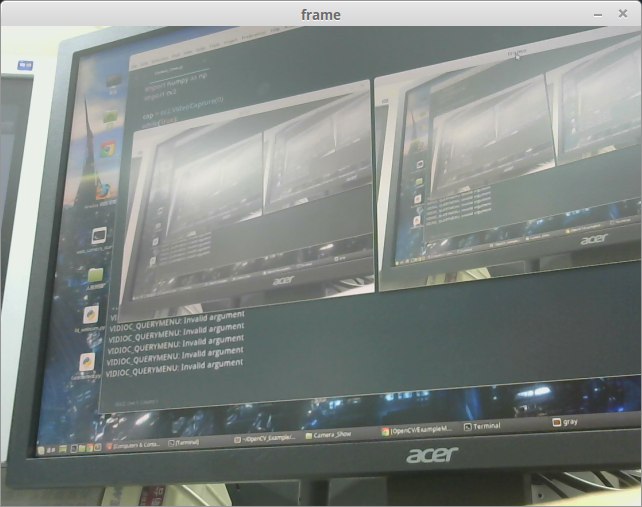
#> input picture ExampleMD/Camera_Show/Camera_Show.png, 642 x 507 px, given in place of the camera
$ python picture_focus.py   (Python 2 division)
#> lines starting #> are read from the running program, lines starting #| are printed output that depends on the picture; after the words box and inside, x2 and y2 are one past the last pixel; in counts of white or black regions, pixels touching at a corner belong together
#> further down, frame is the input picture: shape (507, 642, 3); mean B, G, R 131.3, 134.7, 128.3
import cv2
import numpy as np
def  track(frame):
    # Convert BGR to HSV
    hsv = cv2.cvtColor(frame, cv2.COLOR_BGR2HSV)
#> hsv: shape (507, 642, 3); mean H, S, V 59.8, 22, 136
    cv2.imshow('hsv',hsv)
    # define range of blue color in HSV
    lower_blue = np.array([105,50,50])
    upper_blue = np.array([117,200,200])
    # Threshold the HSV image to get only blue colors
    mask = cv2.inRange(hsv, lower_blue, upper_blue)
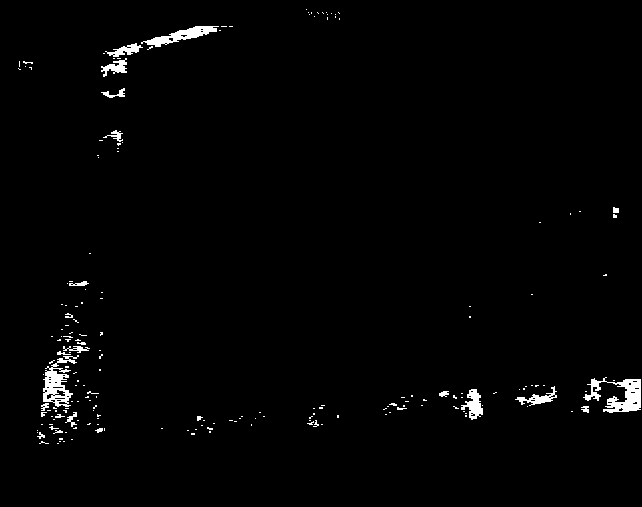
#> mask: shape (507, 642); 1.5% white; 192 white regions (168 under 20 px), largest, box (x1, y1, x2, y2) and area: (583, 377, 641, 413) 940, (43, 355, 79, 407) 790, (141, 26, 219, 47) 595
    moments = cv2.moments(mask)
#> moments = moments, m00 1226040, centre m10/m00, m01/m00 = (281.7, 296)
    m00 = moments['m00']
#> m00 = 1226040
    centroid_x, centroid_y = None, None
    if m00 != 0:
        centroid_x = int(moments['m10']/m00)#Take X coordinate
#> centroid_x = 281
        centroid_y = int(moments['m01']/m00)#Take Y coordinate
#> centroid_y = 296
    # print 'x=',centroid_x,
    # print 'y=',centroid_y

    if centroid_x != None and centroid_y !=None:
        ctr = (centroid_x, centroid_y)
#> ctr = (281, 296)
        print ctr
#| (281, 296)
        # Put black circle in at centroid in image
        cv2.circle(frame, ctr, 15, (0,0,255))
#> frame: shape (507, 642, 3); 0.03% of pixels changed, all inside (x1, y1, x2, y2) = (266, 281, 297, 312)
    # Bitwise-AND mask and original image
    res = cv2.bitwise_and(frame,frame, mask= mask)
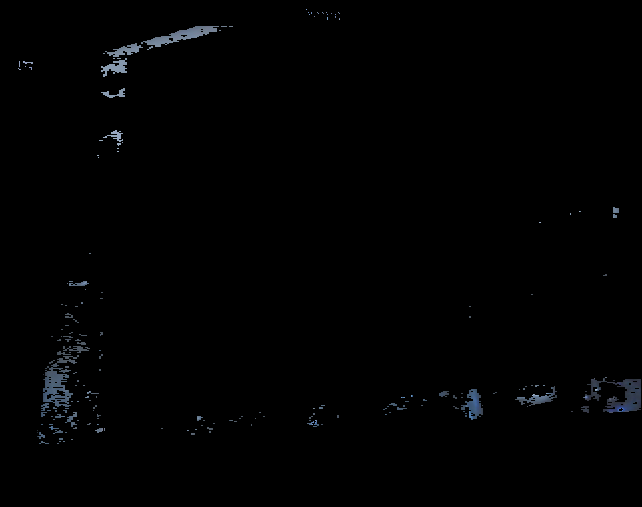
#> res: shape (507, 642, 3); mean B, G, R 1.8, 1.5, 1.3
    cv2.imshow('mask',mask)
    cv2.imshow('res',res)
    cv2.imshow('frame',frame)
    return ctr

#cv2.destroyAllWindows()
if __name__ == '__main__':
    cap = cv2.VideoCapture(0)

while True:
    # Take each frame
    ret, frame = cap.read()
    track(frame)

    if cv2.waitKey(1) & 0xFF == 27:
#> (key Esc is pressed here)
        break
        cv2.destroyAllWindows()
